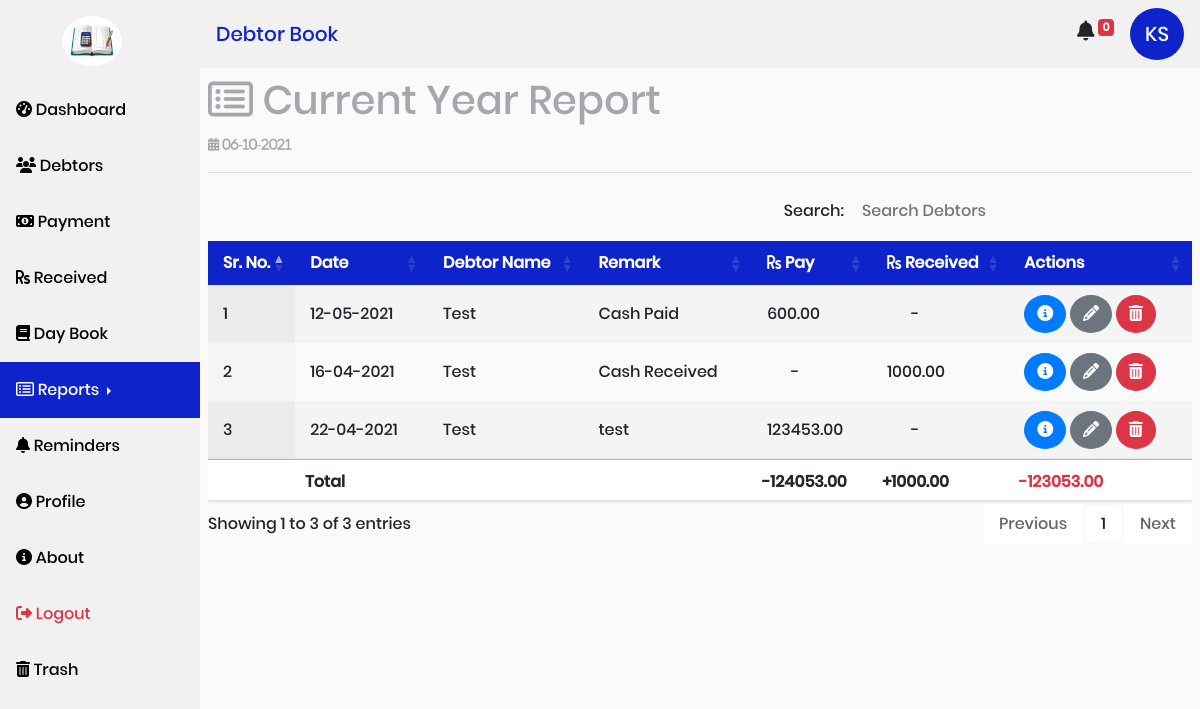
Page /user/reports/currentYearReport.php (signed in) on the committed database.
### tables this page shows
CREATE TABLE `users` (
  `USER_ID` int(11) NOT NULL AUTO_INCREMENT,
  `USER_FIRST_NAME` varchar(90) NOT NULL,
  `USER_LAST_NAME` varchar(90) NOT NULL,
  `USER_EMAIL` varchar(90) NOT NULL,
  `USER_MOBILE` varchar(20) NOT NULL,
  `USER_PASSWORD` varchar(90) NOT NULL,
  `USER_ADDRESS` text NOT NULL,
  `USER_CREATE_DATE` timestamp NOT NULL DEFAULT current_timestamp(),
  `USER_UPDATE_DATE` timestamp NOT NULL DEFAULT current_timestamp() ON UPDATE current_timestamp(),
  `USER_STATUS` int(11) NOT NULL DEFAULT 1,
  PRIMARY KEY (`USER_ID`)
);

CREATE TABLE `transaction` (
  `TRANSACTION_ID` int(11) NOT NULL AUTO_INCREMENT,
  `TRANSACTION_DATE` varchar(20) NOT NULL,
  `DEBTOR_ID` int(11) NOT NULL,
  `USER_ID` int(11) NOT NULL,
  `PAY_AMOUNT` decimal(10,2) NOT NULL DEFAULT 0.00,
  `RECEIVED_AMOUNT` decimal(10,2) NOT NULL DEFAULT 0.00,
  `TRANSACTION_REMARK` text NOT NULL,
  `TRANSACTION_TYPE` varchar(10) NOT NULL DEFAULT 'R',
  `TRANSACTION_CREATE_DATE` timestamp NOT NULL DEFAULT current_timestamp(),
  `TRANSACTION_UPDATE_DATE` timestamp NOT NULL DEFAULT current_timestamp() ON UPDATE current_timestamp(),
  `TRANSACTION_STATUS` int(11) NOT NULL DEFAULT 1,
  PRIMARY KEY (`TRANSACTION_ID`)
);

CREATE TABLE `debtors` (
  `DEBTOR_ID` int(11) NOT NULL AUTO_INCREMENT,
  `DEBTOR_NAME` varchar(256) NOT NULL,
  `DEBTOR_MOBILE` varchar(20) NOT NULL,
  `DEBTOR_EMAIL` varchar(90) NOT NULL,
  `DEBTOR_ADDRESS` text NOT NULL,
  `USER_ID` int(11) NOT NULL,
  `DEBTOR_CREATE_DATE` timestamp NOT NULL DEFAULT current_timestamp(),
  `DEBTOR_UPDATE_DATE` timestamp NOT NULL DEFAULT current_timestamp() ON UPDATE current_timestamp(),
  `DEBTOR_STATUS` int(11) NOT NULL DEFAULT 1,
  PRIMARY KEY (`DEBTOR_ID`)
);

### api/User.php (called while the page is built, shortened)
<?php
class User
{
  private $conn;
  public function __construct($conn)
  {
    $this->conn = $conn;
  }
  public function getUserNameArray($userId)
  {
    $sql = "SELECT USER_FIRST_NAME,USER_LAST_NAME from users WHERE USER_ID='$userId'";
    $result = $this->conn->query($sql);
    return $result->fetch_assoc();
  }
  public function getTodaysReminderCount()
  {
    $userId = $_SESSION["user_auth_id"];
    $date = date("d-m");
    $sql = "SELECT count(*) as total FROM reminders WHERE USER_ID='$userId' AND REMINDER_STATUS='1'
       AND DATE_FORMAT(str_to_date(REMINDER_DATE, '%d-%m-%Y'),'%d-%m') = '$date' ORDER BY REMINDER_ID DESC";
    $result = $this->conn->query($sql);
    $rows = $result->fetch_all(MYSQLI_ASSOC);
    return $rows[0]["total"];
  }
}

### api/Transactions.php (called while the page is built, shortened)
<?php
class Transactions
{
    private $conn;
    public function __construct($conn)
    {
        $this->conn = $conn;
    }
    public function getCurrentYearTransactions()
    {
        $userId = $_SESSION["user_auth_id"];
        $year = date("Y");
        $sql = "SELECT t.TRANSACTION_ID,t.TRANSACTION_DATE,t.TRANSACTION_REMARK, t.PAY_AMOUNT, t.RECEIVED_AMOUNT,t.TRANSACTION_CREATE_DATE,t.TRANSACTION_UPDATE_DATE, debtors.DEBTOR_NAME,debtors.DEBTOR_MOBILE,debtors.DEBTOR_EMAIL,debtors.DEBTOR_ADDRESS FROM transaction t LEFT JOIN debtors on t.DEBTOR_ID = debtors.DEBTOR_ID where t.USER_ID =$userId AND  DATE_FORMAT(str_to_date(t.TRANSACTION_DATE, '%d-%m-%Y'),'%Y') ='$year' AND t.TRANSACTION_STATUS='1' ORDER BY TRANSACTION_DATE ASC";
        $result = $this->conn->query($sql);
        $rows = $result->fetch_all(MYSQLI_ASSOC);
        return $rows;
    }
}

### user/reports/currentYearReport.php (the view, shortened to what this page needs)
<!DOCTYPE html>
<html lang="en">
<head>
    <?php
     include "../../externalCss.php";
     include "../../datatableCss.php";
     include "../../api/db.php";
     include "../../api/User.php";
     $userId = $_SESSION["user_auth_id"];
     $user = new User($conn);
     $userNameArr =$user->getUserNameArray($userId);
     include "../../api/Transactions.php";
    ?>
      <link rel="stylesheet" href="../../css/toastr.min.css">
</head>
<body>
        <?php include("../sideBar.php"); ?>
    <div class="sidebarContent">
             <?php include("../navBar.php"); ?>
            <div class="main p-2">
                  <h1 class="gray-text"> <i class="fa fa-list-alt"></i> Current Year Report</h1>
                  <div>
                      <small class="gray-text">
                            <i class="fa fa-calendar"> <?php echo date("d-m-Y"); ?></i>
                      </small>
                  </div>
                  <hr/>
                  <div class="table-responsive">
                  <table class="table stripe display nowrap" id="debtorsTable">
                      <thead class="blue text-white">
                          <tr>
                              <th>Sr. No.</th>
                              <th>Date</th>
                              <th>Debtor Name</th>
                              <th>Remark</th>
                              <th><i class="fa fa-rupee-sign"></i> Pay</th>
                              <th><i class="fa fa-rupee-sign"></i> Received</th>
                              <th>Actions</th>
                          </tr>
                      </thead>
                      <tbody>
                          <?php
                            include "../../api/db.php";
                            $transaction = new Transactions($conn);
                            $transactions = $transaction->getCurrentYearTransactions();
                            $srNo =1;
                            $totalPay = 0.0;
                            $totalReceived = 0.0;
                            foreach($transactions as $transaction){
                                $encryted_transaction_id = base64_encode($transaction['TRANSACTION_ID']);
                                $transaction_create_at= date("d-M-Y h:i:s A",strtotime($transaction['TRANSACTION_CREATE_DATE']));
                                $transaction_update_at = date("d-M-Y h:i:s A",strtotime($transaction['TRANSACTION_UPDATE_DATE']));
                                $totalPay+= $transaction['PAY_AMOUNT'];
                                $totalReceived+= $transaction['RECEIVED_AMOUNT'];
                                ?>
                              <tr class="p-4">
                                <td><?php echo $srNo; ?></th>
                                <td><?php echo $transaction['TRANSACTION_DATE'];?></td>
                                <td><?php echo $transaction['DEBTOR_NAME'];?></td>
                                <td><?php echo $transaction['TRANSACTION_REMARK'];?></td>
                                <td><?php echo $transaction['PAY_AMOUNT'] == 0.00 ? "<div class='ml-4'>-</div>" : $transaction['PAY_AMOUNT'];?></td>
                                <td><?php echo $transaction['RECEIVED_AMOUNT'] == 0.00 ? "<div class='ml-4'>-</div>":$transaction['RECEIVED_AMOUNT'];?></td>
                                <td>
                                  <a href="javascript:void(0)" class="btn rounded-circle btn-primary"
                                    onclick="openTransactionInfoModal('<?php echo $transaction['TRANSACTION_DATE'];?>','<?php echo $transaction['DEBTOR_NAME'];?>','<?php echo $transaction['DEBTOR_MOBILE'];?>','<?php echo $transaction['DEBTOR_EMAIL'];?>','<?php echo $transaction['DEBTOR_ADDRESS'];?>','<?php echo $transaction_create_at;?>','<?php echo $transaction_update_at;?>','<?php echo  $transaction['PAY_AMOUNT'];?>','<?php echo  $transaction['RECEIVED_AMOUNT'];?>')"> <i class="fa fa-info-circle"></i>
                                  </a>
                                    <a href="javascript:void(0)" class="btn rounded-circle btn-secondary" onclick="window.open('../transactions/editTransaction.php?transaction=<?php echo $encryted_transaction_id;?>','_blank')"> <i class="fa fa-pencil"></i> </a>
                                    <a href="javascript:void(0)" class="btn rounded-circle btn-danger" onclick="openTransactionDeleteModal(<?php echo $transaction['TRANSACTION_ID'];?>)"> <i class="fa fa-trash"></i> </a>
                                </td>
                              </tr>
                                <?php
                                $srNo++;
                            }
                          ?>
                      </tbody>
                       <tfoot>
                       <tr class="p-4">
                              <?php $diff = $totalReceived-$totalPay; ?>
                              <th></th>
                              <th colspan="3">Total</th>
                              <th><?php echo  '-'.number_format((float)$totalPay, 2, '.', ''); ?></th>
                              <th><?php echo '+'.number_format((float)$totalReceived, 2, '.', ''); ?></th>
                              <th class="<?php echo ($diff) < 0 ? "text-danger":"" ?>">
                                  <?php echo number_format((float)$diff, 2, '.', '');?>
                              </th>
                          </tr>
                       </tfoot>
                  </table>
                  </div>
            </div>
    </div>
</body>
</html>

### user/navBar.php
<nav class="navbar navbar-expand-lg navbar-light " style="background-color:#f1f1f1">
                    <a href="#" class="navbar-brand text-center">
                        <span class="blue-text">Debtor Book</span>
                    </a>
                <ul class="navbar-nav" style="margin-left:auto">
                    <li class="nav-item mr-3 mt-2" style="font-size:20px;cursor:pointer;">
                            <span class="fa fa-bell" onclick="window.open('http://localhost/DebtorBook/user/reminders/todaysReminder.php','_self')"></span><sup> <span class="badge badge-danger">
                            <?php
                               echo $user->getTodaysReminderCount();
                            ?></span> </sup>
                    </li>
                    <li class="nav-item">
                        <div class="rounded-circle" style="width:70;height:50;background-color:#0f23ca;color:#fafafa;padding: 1px 15px;line-height:50px;font-size:20px">
                        <?php echo $userNameArr["USER_FIRST_NAME"][0].$userNameArr["USER_LAST_NAME"][0] ?>
                        </div>
                    </li>
                </ul>
</nav>

### css/style.css (style rules this page uses)
body { padding: 0px; margin: 0px; font-family: "Poppins"; }
.blue { background-color: #0f23ca; }
.gray-text { color: #a7a6ac; }
.blue-text { color: #0f23ca; }
div.sidebarContent { margin-left: 200px; height: 100vh; max-height: 100vh; overflow: auto; background-color: #fafafa; transition: 0.5s ease-in-out; }
tbody tr td, thead tr th { text-align: left; }
.table td { vertical-align: middle !important; padding: 10px 15px !important; }
table.dataTable thead th, table.dataTable thead td { border: none !important; padding: 10px 15px !important; }
.table.dataTable .odd { background-color: #fafafa !important; border: none !important; }
.table.dataTable .even { border: none !important; }
table.dataTable.row-border tbody th, table.dataTable.row-border tbody td, table.dataTable.display tbody th, table.dataTable.display tbody td { border: none !important; }

### user/reports/currentYearReport.php (style rules this page uses)
tfoot { background-color:#fff; box-shadow: 0px 1px 4px #d0d0d0; }

### rows in the picture
users: USER_FIRST_NAME "K", USER_LAST_NAME "S"
transaction: TRANSACTION_DATE "12-05-2021", DEBTOR_ID.DEBTOR_NAME "Test", TRANSACTION_REMARK "Cash Paid", PAY_AMOUNT "600.00"
transaction: TRANSACTION_DATE "16-04-2021", DEBTOR_ID.DEBTOR_NAME "Test", TRANSACTION_REMARK "Cash Received", RECEIVED_AMOUNT "1000.00"
transaction: TRANSACTION_DATE "22-04-2021", DEBTOR_ID.DEBTOR_NAME "Test", TRANSACTION_REMARK "test", PAY_AMOUNT "123453.00"

### other values in the picture
$user->getTodaysReminderCount() "0"
$totalPay "124053.00"
$totalReceived "1000.00"
$diff "-123053.00"
